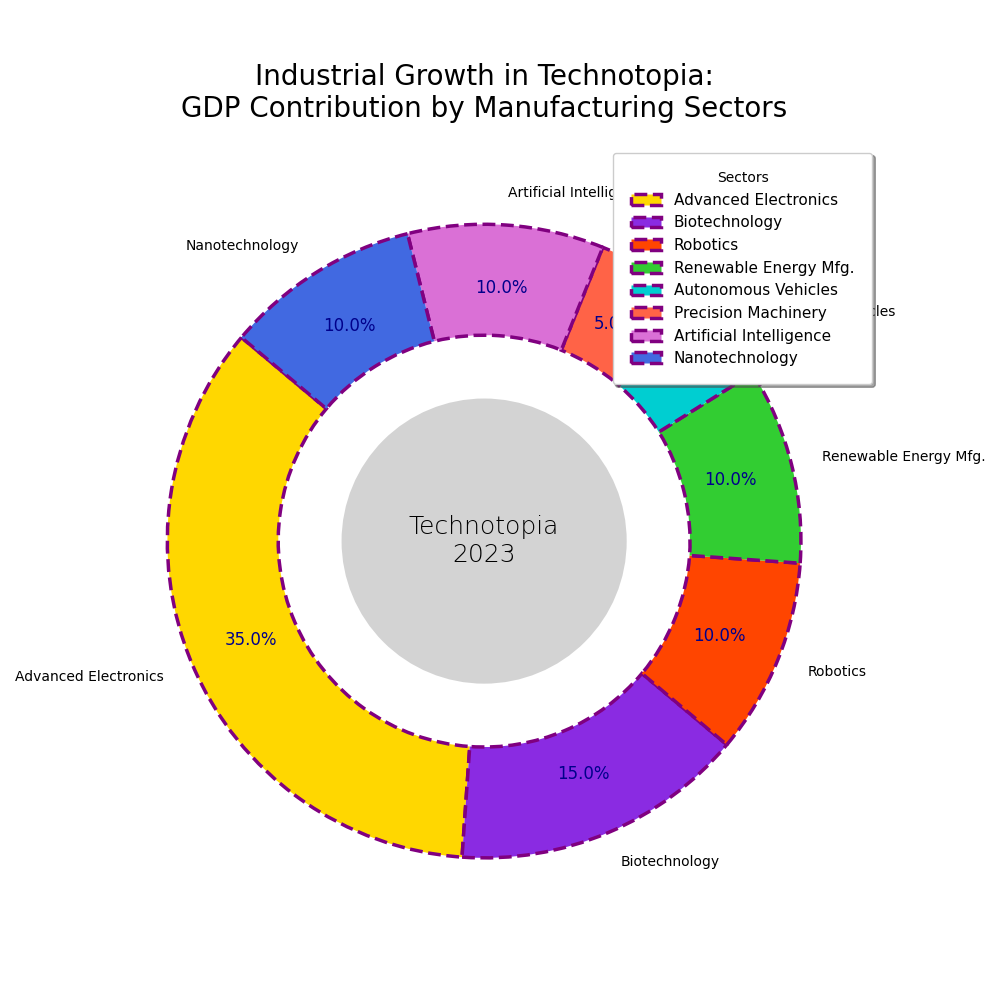

Here is the Python script that generated this plot:
import matplotlib.pyplot as plt

sectors = [
    'Advanced Electronics',
    'Biotechnology',
    'Robotics',
    'Renewable Energy Mfg.',
    'Autonomous Vehicles',
    'Precision Machinery',
    'Artificial Intelligence',
    'Nanotechnology'
]
gdp_contribution = [35, 15, 10, 10, 5, 5, 10, 10]

colors = ['#FFD700', '#8A2BE2', '#FF4500', '#32CD32', '#00CED1', '#FF6347', '#DA70D6', '#4169E1']

fig, ax = plt.subplots(figsize=(10, 10))
wedges, texts, autotexts = ax.pie(
    gdp_contribution,
    labels=sectors,
    colors=colors,
    autopct='%1.1f%%',
    startangle=140,
    wedgeprops={'edgecolor': 'purple', 'linewidth': 2.5, 'linestyle': '--', 'width': 0.35},
    pctdistance=0.8
)

centre_circle = plt.Circle((0, 0), 0.45, fc='lightgray')
ax.add_artist(centre_circle)

for autotext in autotexts:
    autotext.set_color('darkblue')
    autotext.set_fontsize(12)
    autotext.set_weight('regular')

ax.text(0, 0, 'Technotopia\n2023', fontsize=18, fontweight='light', ha='center', va='center')

plt.title("Industrial Growth in Technotopia:\nGDP Contribution by Manufacturing Sectors",
          fontsize=20, fontweight='regular', ha='center', pad=20)

plt.legend(wedges, sectors, title="Sectors", loc='upper right',
           fontsize=11, frameon=True, shadow=True, fancybox=True, borderpad=1.2)

plt.grid(True, linestyle=':', linewidth=0.5)

plt.tight_layout()
plt.show()
